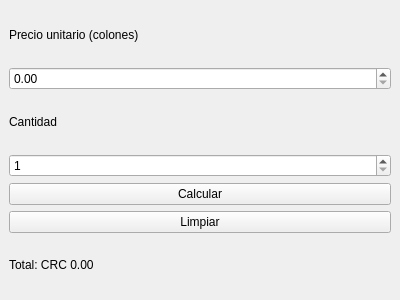
<?xml version="1.0" encoding="UTF-8"?>
<ui version="4.0">
 <class>Lab6</class>
 <widget class="QMainWindow" name="Lab6">
  <property name="geometry">
   <rect>
    <x>0</x>
    <y>0</y>
    <width>400</width>
    <height>300</height>
   </rect>
  </property>
  <property name="windowTitle">
   <string>Lab 6</string>
  </property>
  <widget class="QWidget" name="centralwidget">
   <layout class="QVBoxLayout" name="verticalLayout">
    <item>
     <widget class="QLabel" name="lblPrecio">
      <property name="text">
       <string>Precio unitario (colones)</string>
      </property>
     </widget>
    </item>
    <item>
     <widget class="QDoubleSpinBox" name="spnPrecio">
      <property name="decimals">
       <number>2</number>
      </property>
      <property name="minimum">
       <double>0.000000000000000</double>
      </property>
      <property name="maximum">
       <double>1000000.000000000000000</double>
      </property>
      <property name="singleStep">
       <double>100.000000000000000</double>
      </property>
      <property name="value">
       <double>0.000000000000000</double>
      </property>
     </widget>
    </item>
    <item>
     <widget class="QLabel" name="lblCantidad">
      <property name="text">
       <string>Cantidad</string>
      </property>
     </widget>
    </item>
    <item>
     <widget class="QSpinBox" name="spnCantidad">
      <property name="minimum">
       <number>1</number>
      </property>
      <property name="maximum">
       <number>1000</number>
      </property>
      <property name="singleStep">
       <number>1</number>
      </property>
      <property name="value">
       <number>1</number>
      </property>
     </widget>
    </item>
    <item>
     <widget class="QPushButton" name="btnCalcular">
      <property name="text">
       <string>Calcular</string>
      </property>
     </widget>
    </item>
    <item>
     <widget class="QPushButton" name="btnLimpiar">
      <property name="text">
       <string>Limpiar</string>
      </property>
     </widget>
    </item>
    <item>
     <widget class="QLabel" name="lblTotal">
      <property name="text">
       <string>Total: CRC 0.00</string>
      </property>
     </widget>
    </item>
   </layout>
  </widget>
 </widget>
 <resources/>
 <connections/>
</ui>
